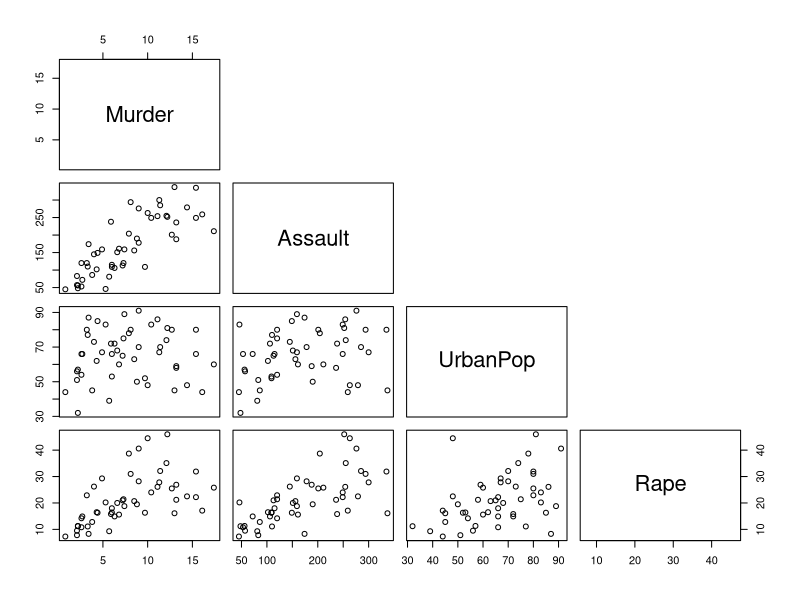
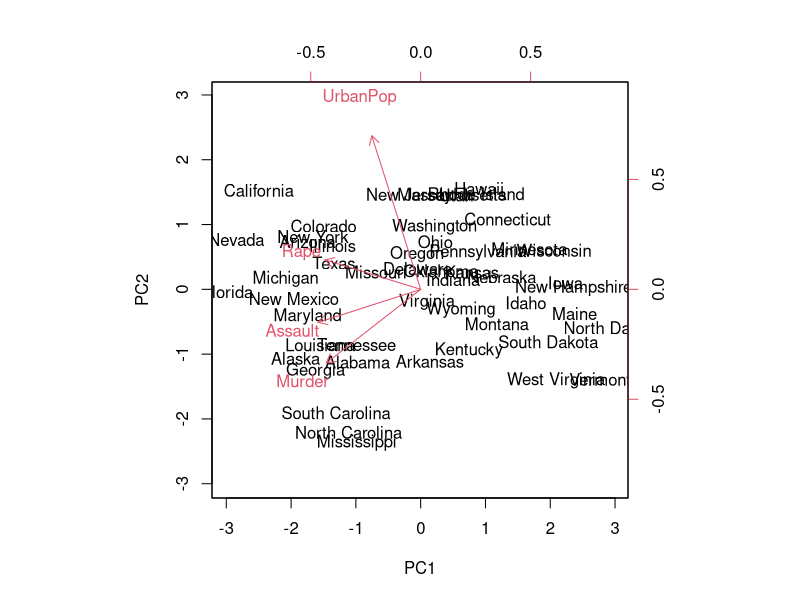
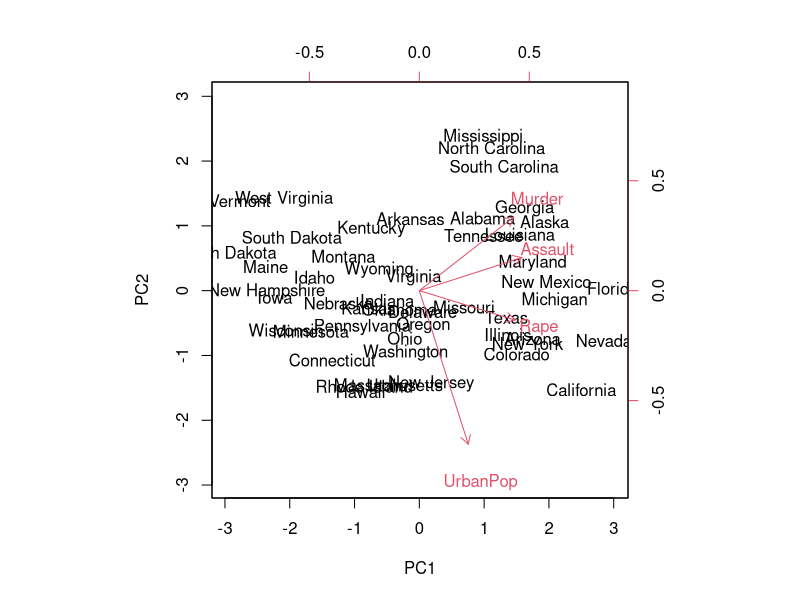
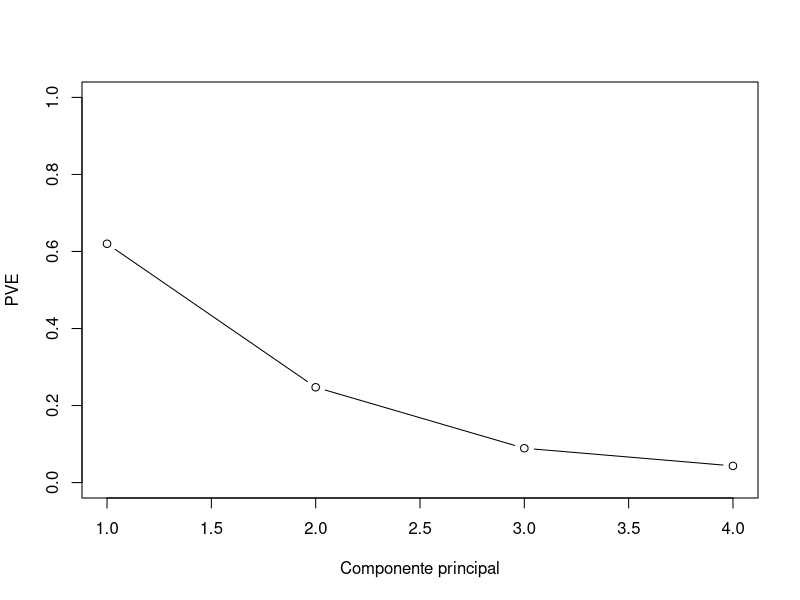
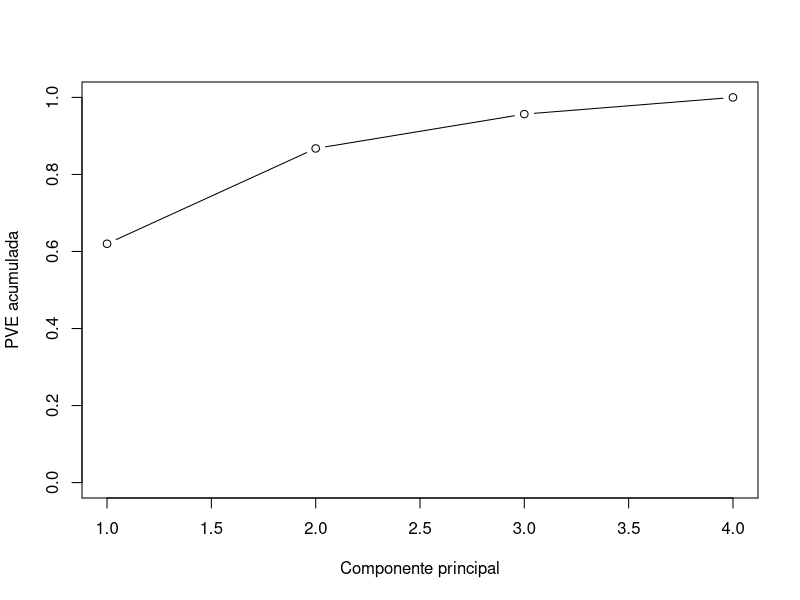
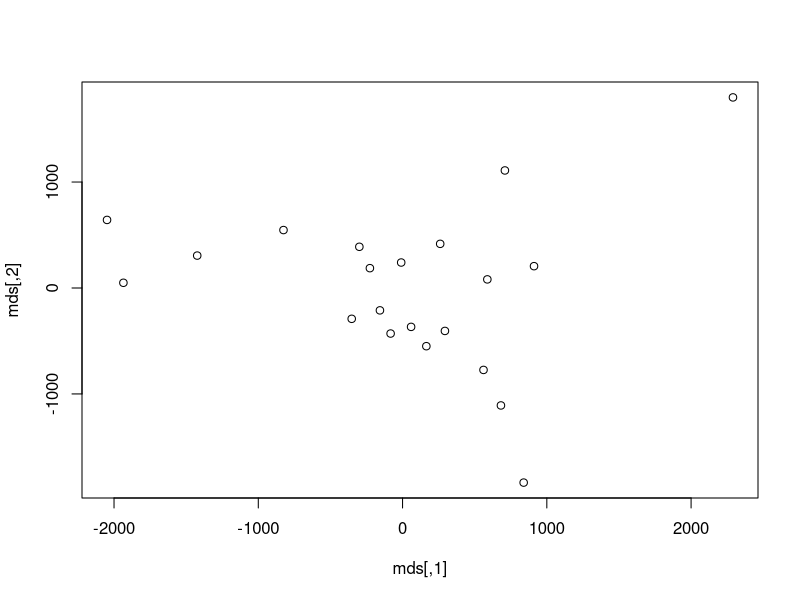
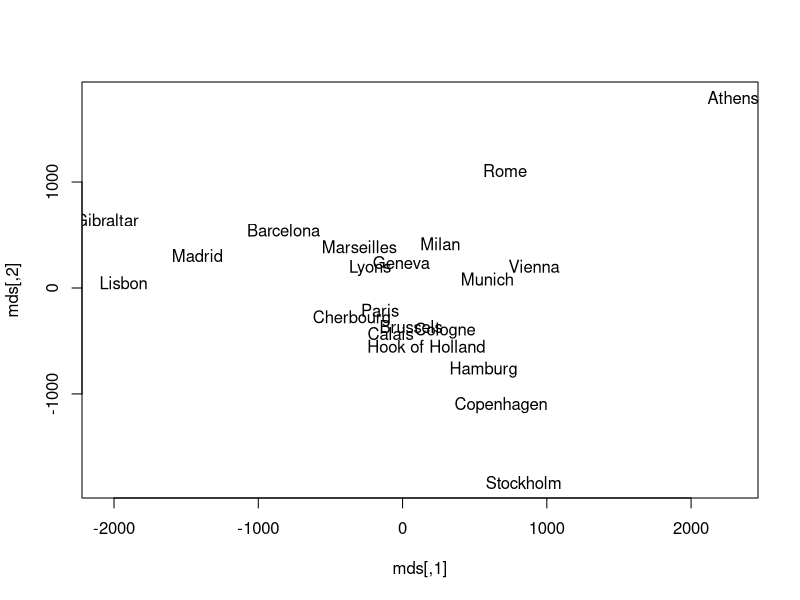
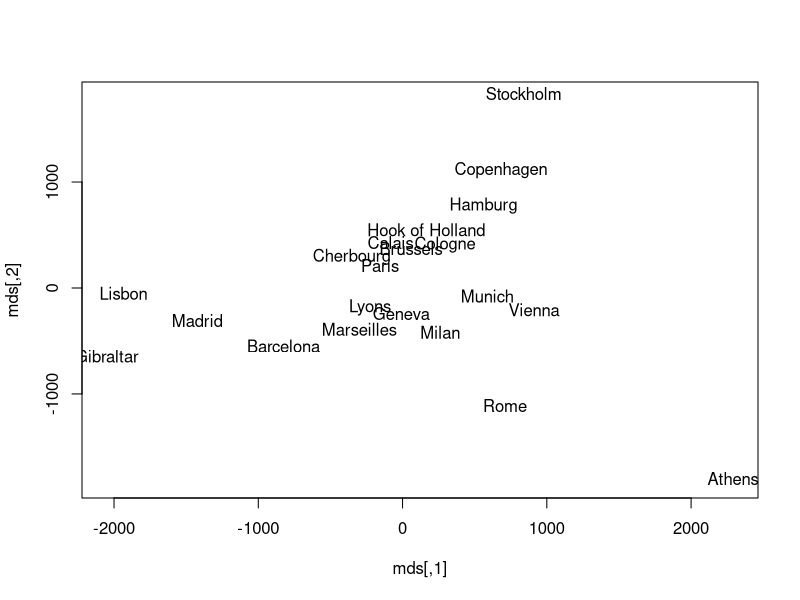

Source code (R) for these figures, in order:
#######################################
## PCA
#######################################

# Vamos a utilizar los datos USArrests para hacer el PCA

data(USArrests)

# Vamos a guardar los nombres de los estados

estados<-row.names(USArrests)

# Podemos pintar la matriz de diagramas de dispersión, incluyendo sólo la parte triangular inferior

windows()
pairs(USArrests, upper.panel=NULL)

# Veamos la escala de cada una de las variables

apply(USArrests,2,sd)
'   Murder   Assault  UrbanPop      Rape 
 4.355510 83.337661 14.474763  9.366385 '

# Son muy diferentes (miden cosas muy diferentes)
# Por tanto, es muy recomendable reescalar las variables
# Esto es una opción de prcomp(), tomando scale = TRUE

pca<-prcomp(USArrests, scale=TRUE)

# La matriz de cargas puede obtenerse con pca$rotation

pca$rotation
'                PC1        PC2        PC3         PC4
Murder   -0.5358995 -0.4181809  0.3412327  0.64922780
Assault  -0.5831836 -0.1879856  0.2681484 -0.74340748
UrbanPop -0.2781909  0.8728062  0.3780158  0.13387773
Rape     -0.5434321  0.1673186 -0.8177779  0.08902432'

# Tenemos las 4 componentes principales


# Para cada punto, sus coordenadas con respecto a las nuevas variables quedan almacenadas en pca$x

pca$x
'                       PC1         PC2         PC3          PC4
Alabama        -0.97566045 -1.12200121  0.43980366  0.154696581
Alaska         -1.93053788 -1.06242692 -2.01950027 -0.434175454
Arizona        -1.74544285  0.73845954 -0.05423025 -0.826264240
Arkansas        0.13999894 -1.10854226 -0.11342217 -0.180973554
California     -2.49861285  1.52742672 -0.59254100 -0.338559240
Colorado       -1.49934074  0.97762966 -1.08400162  0.001450164
Connecticut     1.34499236  1.07798362  0.63679250 -0.117278736
Delaware       -0.04722981  0.32208890  0.71141032 -0.873113315
Florida        -2.98275967 -0.03883425  0.57103206 -0.095317042
Georgia        -1.62280742 -1.26608838  0.33901818  1.065974459
Hawaii          0.90348448  1.55467609 -0.05027151  0.893733198
Idaho           1.62331903 -0.20885253 -0.25719021 -0.494087852
Illinois       -1.36505197  0.67498834  0.67068647 -0.120794916
Indiana         0.50038122  0.15003926 -0.22576277  0.420397595
Iowa            2.23099579  0.10300828 -0.16291036  0.017379470
Kansas          0.78887206  0.26744941 -0.02529648  0.204421034
Kentucky        0.74331256 -0.94880748  0.02808429  0.663817237
Louisiana      -1.54909076 -0.86230011  0.77560598  0.450157791
Maine           2.37274014 -0.37260865  0.06502225 -0.327138529
Maryland       -1.74564663 -0.42335704  0.15566968 -0.553450589
Massachusetts   0.48128007  1.45967706  0.60337172 -0.177793902
Michigan       -2.08725025  0.15383500 -0.38100046  0.101343128
Minnesota       1.67566951  0.62590670 -0.15153200  0.066640316
Mississippi    -0.98647919 -2.36973712  0.73336290  0.213342049
Missouri       -0.68978426  0.26070794 -0.37365033  0.223554811
Montana         1.17353751 -0.53147851 -0.24440796  0.122498555
Nebraska        1.25291625  0.19200440 -0.17380930  0.015733156
Nevada         -2.84550542  0.76780502 -1.15168793  0.311354436
New Hampshire   2.35995585  0.01790055 -0.03648498 -0.032804291
New Jersey     -0.17974128  1.43493745  0.75677041  0.240936580
New Mexico     -1.96012351 -0.14141308 -0.18184598 -0.336121113
New York       -1.66566662  0.81491072  0.63661186 -0.013348844
North Carolina -1.11208808 -2.20561081  0.85489245 -0.944789648
North Dakota    2.96215223 -0.59309738 -0.29824930 -0.251434626
Ohio            0.22369436  0.73477837  0.03082616  0.469152817
Oklahoma        0.30864928  0.28496113  0.01515592  0.010228476
Oregon         -0.05852787  0.53596999 -0.93038718 -0.235390872
Pennsylvania    0.87948680  0.56536050  0.39660218  0.355452378
Rhode Island    0.85509072  1.47698328  1.35617705 -0.607402746
South Carolina -1.30744986 -1.91397297  0.29751723 -0.130145378
South Dakota    1.96779669 -0.81506822 -0.38538073 -0.108470512
Tennessee      -0.98969377 -0.85160534 -0.18619262  0.646302674
Texas          -1.34151838  0.40833518  0.48712332  0.636731051
Utah            0.54503180  1.45671524 -0.29077592 -0.081486749
Vermont         2.77325613 -1.38819435 -0.83280797 -0.143433697
Virginia        0.09536670 -0.19772785 -0.01159482  0.209246429
Washington      0.21472339  0.96037394 -0.61859067 -0.218628161
West Virginia   2.08739306 -1.41052627 -0.10372163  0.130583080
Wisconsin       2.05881199  0.60512507  0.13746933  0.182253407
Wyoming         0.62310061 -0.31778662  0.23824049 -0.164976866'

# Para pintar el biplot utilizamos la función del mismo nombre. Con scale=0 las flechas están escaladas para representar las cargas

windows()
biplot(pca, scale=0)

# Salen en la dirección opuesta al dibujo de clase. Esto es porque los autovectores están determinados  salvo el signo, pero podemos cambiarlos

pca$rotation=-pca$rotation
pca$x=-pca$x
biplot(pca, scale=0)

# La función prcomp también te devuelve la desviación típica explicada por cada componente

pca$sdev # = (1.5748783; 0.9948694; 0.5971291; 0.4164494)

# Para calcular la proporción de varianza explicada 

pve<-pca$sdev^2/sum(pca$sdev^2) # = (0.62006039; 0.24744129; 0.08914080; 0.04335752)

# la primera componente explica el 62% de la varianza, la segunda el 24.75%, la tercera el 8.91% y la cuarta el 4.33%

# Para obtener la varianza explicada por cada componente

pca$sdev^2 # = (2.4802416; 0.9897652; 0.3565632; 0.1734301)

# Los scree plot los conseguimos poniendo

windows()
plot(pve , xlab="Componente principal", ylab="PVE", ylim=c(0,1) ,type="b")

windows()
plot(cumsum (pve ), xlab="Componente principal", ylab ="
PVE acumulada", ylim=c(0,1), type="b")


###########################################
### Escalado multidimensional
###########################################

# Existen varias funciones para hacer MDS en R, pero vamos a utilizar principalmente cmdscale para el MDS clásico (el visto en clase)

# El conjunto de datos eurodist contiene las distancias entre 21 ciudades europeas (en kilómetros)

data(eurodist)
as.matrix(eurodist)[1:5,1:5]
'          Athens Barcelona Brussels Calais Cherbourg
Athens         0      3313     2963   3175      3339
Barcelona   3313         0     1318   1326      1294
Brussels    2963      1318        0    204       583
Calais      3175      1326      204      0       460
Cherbourg   3339      1294      583    460         0'

# El objetivo sería intentar recuperar una representación bidimensional conociendo sólo dichas distancias

mds <- cmdscale(eurodist)
'                        [,1]        [,2]
Athens           2290.274680  1798.80293
Barcelona        -825.382790   546.81148
Brussels           59.183341  -367.08135
Calais            -82.845973  -429.91466
Cherbourg        -352.499435  -290.90843
Cologne           293.689633  -405.31194
Copenhagen        681.931545 -1108.64478
Geneva             -9.423364   240.40600
Gibraltar       -2048.449113   642.45854
Hamburg           561.108970  -773.36929
Hook of Holland   164.921799  -549.36704
Lisbon          -1935.040811    49.12514
Lyons            -226.423236   187.08779
Madrid          -1423.353697   305.87513
Marseilles       -299.498710   388.80726
Milan             260.878046   416.67381
Munich            587.675679    81.18224
Paris            -156.836257  -211.13911
Rome              709.413282  1109.36665
Stockholm         839.445911 -1836.79055
Vienna            911.230500   205.93020'

# La salida son las coordenadas en R^2 representa la posición de las ciudades en el plano.

# Podemos ver el grado de fidelidad que tienen algunas de las distancias de los puntos obtenidos por MDS con respecto a las distancias originales; por ejemplo, entre Atenas y Barcelona

sqrt(sum((mds[1,]-mds[2,])^2)) # = 3357.798  (distancia entre las coordenadas de Atenas y Barcelona obtenidas por MDS)
as.matrix(eurodist)[1,2] # = 3313 (distancia real que se encuentra en el elemento (2,1) de la matriz de proximidad)

# Mientras que los datos de la matriz 21 x 21 inicial eran difíciles de representar, ahora podemos pintar las coordenadas bidimensionales obtenidas por MDS

windows()
plot(mds)

# En vez de puntos, pongamos los nombres de las ciudades

plot(mds, type = 'n')
text(mds[, 1], mds[, 2], labels(eurodist))

# Recordemos que la solución dada por MDS no es única, sino que es única salvo rotaciones
# Si multiplicamos la coordenada y por -1 (rotación de 180º) tenemos

plot(mds, type = 'n')
text(mds[, 1], -mds[, 2], labels(eurodist))

# El paquete ggplot2 permite refinar un poco el gráfico anterior, evitando el solapamiento de los nombres y eliminando los ejes, que no son muy informativos en cualquier caso

library(ggplot2)
ggplot(as.data.frame(mds), aes(V1, -V2, label = rownames(mds))) +
       geom_text(check_overlap = TRUE) + theme_minimal() + xlab('') + ylab('') +
       scale_y_continuous(breaks = NULL) + scale_x_continuous(breaks = NULL)

# Otro ejemplo, no para plasmar distancias entre ciudades sino para representar datos de mayor dimensión en R2, es el del conjunto mtcars

data(mtcars)

as.matrix(mtcars)[1:5,1:5]

dist_mtcars <- dist(mtcars)

mds <- cmdscale(dist_mtcars)

windows()
ggplot(as.data.frame(mds), aes(V1, V2, label = rownames(mds))) +
  geom_text(check_overlap = TRUE) + theme_minimal() + xlab('') + ylab('') +
  scale_y_continuous(breaks = NULL) + scale_x_continuous(breaks = NULL)

